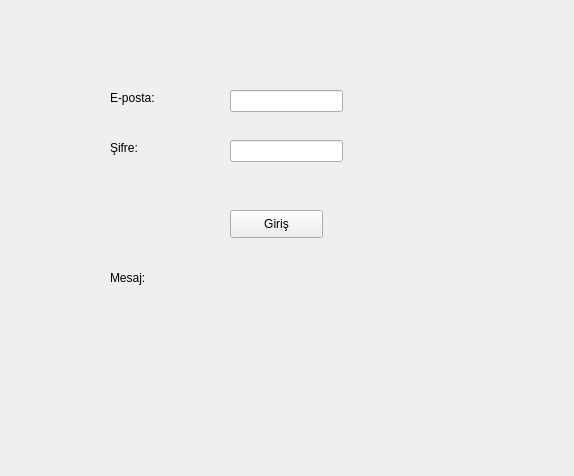
<?xml version="1.0" encoding="UTF-8"?>
<ui version="4.0">
 <class>girisw</class>
 <widget class="QWidget" name="girisw">
  <property name="geometry">
   <rect>
    <x>0</x>
    <y>0</y>
    <width>574</width>
    <height>476</height>
   </rect>
  </property>
  <property name="windowTitle">
   <string>Form</string>
  </property>
  <widget class="QLineEdit" name="mailt">
   <property name="geometry">
    <rect>
     <x>230</x>
     <y>90</y>
     <width>113</width>
     <height>22</height>
    </rect>
   </property>
  </widget>
  <widget class="QLineEdit" name="passt">
   <property name="geometry">
    <rect>
     <x>230</x>
     <y>140</y>
     <width>113</width>
     <height>22</height>
    </rect>
   </property>
  </widget>
  <widget class="QLabel" name="mailtext">
   <property name="geometry">
    <rect>
     <x>110</x>
     <y>90</y>
     <width>55</width>
     <height>16</height>
    </rect>
   </property>
   <property name="text">
    <string>E-posta:</string>
   </property>
  </widget>
  <widget class="QLabel" name="passtext">
   <property name="geometry">
    <rect>
     <x>110</x>
     <y>140</y>
     <width>55</width>
     <height>16</height>
    </rect>
   </property>
   <property name="text">
    <string>Şifre:</string>
   </property>
  </widget>
  <widget class="QLabel" name="text">
   <property name="geometry">
    <rect>
     <x>110</x>
     <y>270</y>
     <width>331</width>
     <height>16</height>
    </rect>
   </property>
   <property name="text">
    <string>Mesaj:</string>
   </property>
  </widget>
  <widget class="QPushButton" name="girisbutonu">
   <property name="geometry">
    <rect>
     <x>230</x>
     <y>210</y>
     <width>93</width>
     <height>28</height>
    </rect>
   </property>
   <property name="text">
    <string>Giriş</string>
   </property>
  </widget>
 </widget>
 <resources/>
 <connections/>
</ui>
